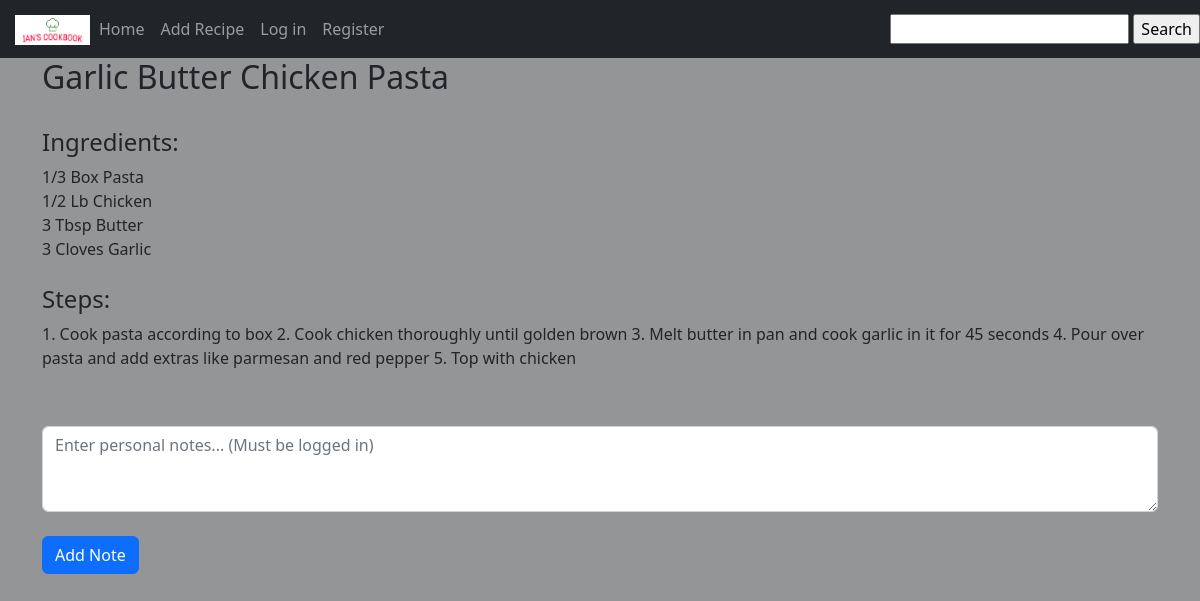
The page /recipe_base/2 (signed in) on the database its author committed.
### website/models.py (models this page shows)
class recipeMaster(db.Model):
    __tablename__ = 'recipemaster'
    id = db.Column(db.Integer, primary_key=True)
    recipe_name = db.Column(db.String(50))
    steps = db.Column(db.String(2000))
    created_by = db.Column(db.String(50))

class Ingredients(db.Model):
    ingredient_id = db.Column(db.Integer, primary_key=True)
    recipe_id = db.Column(db.Integer, db.ForeignKey('recipemaster.id'))
    ingredients = db.Column(db.String(50))
    amount = db.Column(db.String)
    unit = db.Column(db.String(20))

### website/views.py (the view)
@views.route('/recipe_base/<int:id>', methods=['GET', 'POST'])
def recipeBase(id=None):
    getID = request.path
    pages = re.search(r'(?<=/recipe_base/)\w+', getID)
    page = pages.group(0)
    names = recipeMaster.query.filter_by(id = page).first()
    ings = Ingredients.query.filter_by(recipe_id = page).all()
    if current_user.is_authenticated:
        userID = current_user.id
        if request.method == 'POST':
            getNotes = request.form.get('customNote')
            data = Notes(recipe_id = page, creator_id = userID, note = getNotes)
            db.session.add(data)
            db.session.commit()
        customNotes = Notes.query.filter_by(recipe_id = page, creator_id = userID).all()
    return render_template('recipe_base.html', ings=ings, names=names, notes= customNotes)

### website/models.py (called while the page is built)
@login.user_loader
def load_user(id):
    return UserModel.query.get(int(id))

### website/templates/recipe_base.html (shortened to what this page needs)
{% extends "base.html" %} {% block title %}Recipe{% endblock %}
{% block content %}
<h2> {{ names.recipe_name }}</h2>
<br>
<h4> Ingredients:</h4>
{% for ing in ings %}
    {{ ing.amount + " " + ing.unit + " " + ing.ingredients }}
    <br>
{% endfor %}
<br>
<h4>Steps:</h4>
<p> {{ names.steps }}</p>
<br>
<div id="noteField">
  <form method="POST">
  <textarea class="form-control" id=customNote name="customNote" rows="3" placeholder="Enter personal notes... (Must be logged in)"></textarea>
  <br>
  <button type="submit" class="btn btn-primary" id="addNote" href="#">Add Note</button>
  </form>
</div>
{% endblock %}

### website/static/style.css (style rules this page uses)
body { background-color:#7d7e7fd0; }

### rows shown on the page
recipeMaster: recipe_name "Garlic Butter Chicken Pasta", steps "1. Cook pasta according to box 2. Cook chicken thoroughly until golden brown 3. Melt butter in pan and cook garlic in it for 45 seconds 4. Pour over pasta and add extras like parmesan and red pepper 5. Top with chicken"
Ingredients: amount+unit+ingredients "1/3 Box Pasta"
Ingredients: amount+unit+ingredients "1/2 Lb Chicken"
Ingredients: amount+unit+ingredients "3 Tbsp Butter"
Ingredients: amount+unit+ingredients "3 Cloves Garlic"
